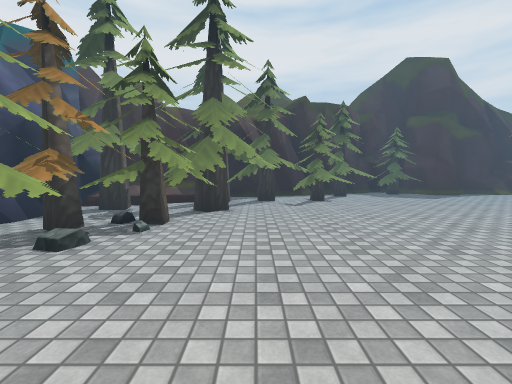
view 1 (above)

20 first-person views from a walk through a Unity game level. The camera is 1.3 m above the floor, tilts 4° down and sees 90° across. The floor is counted in squares, 2 m on a side. Each view is taken from the middle of a square. On the plan, view 1 faces up. The plan holds only what a view shows up to about 9 squares ahead; the rest is blank. The place goes on beyond the plan. Some surface patterns are stand-ins.

view 2
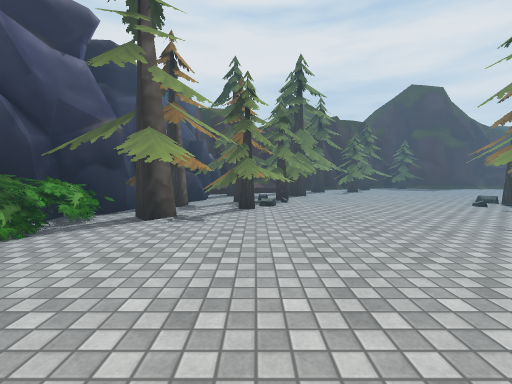

view 3
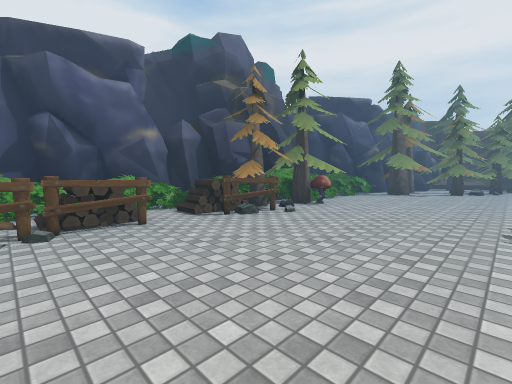

view 4
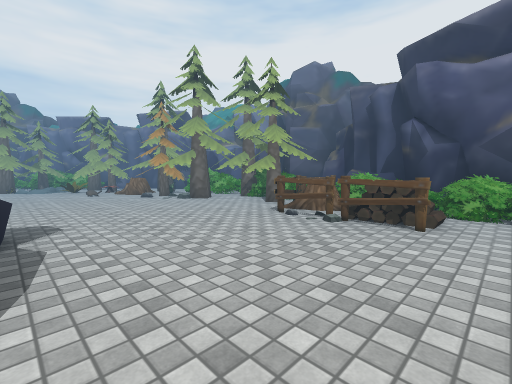

view 5
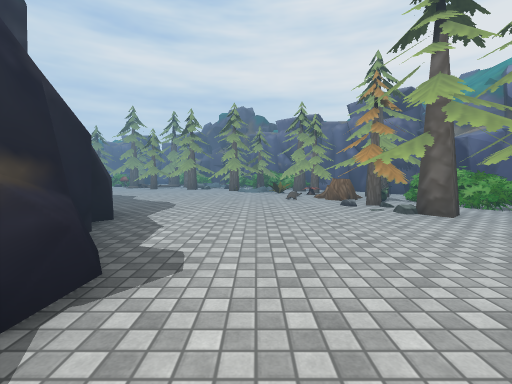

view 6
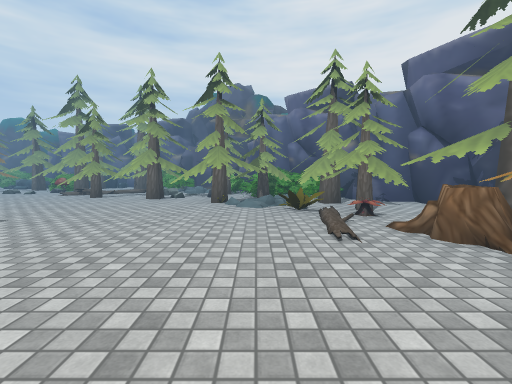

view 7
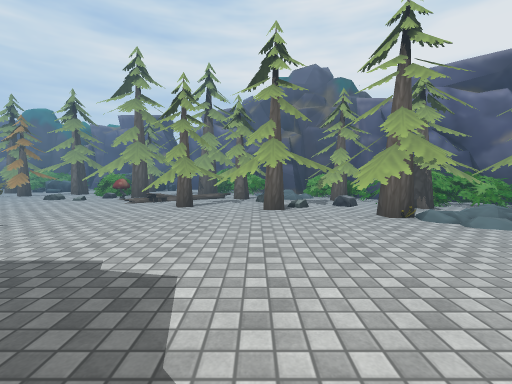

view 8
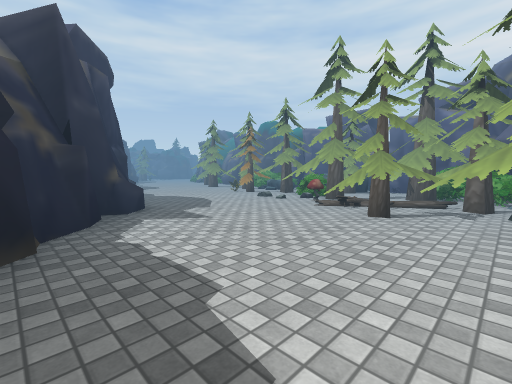

view 9
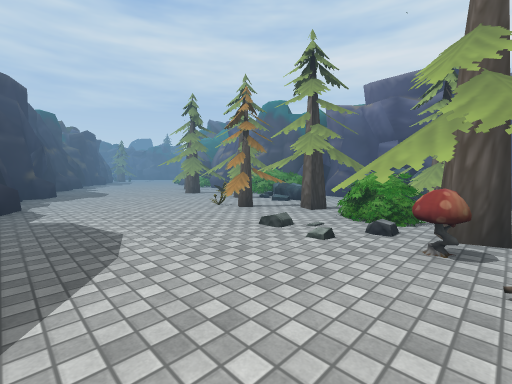

view 10
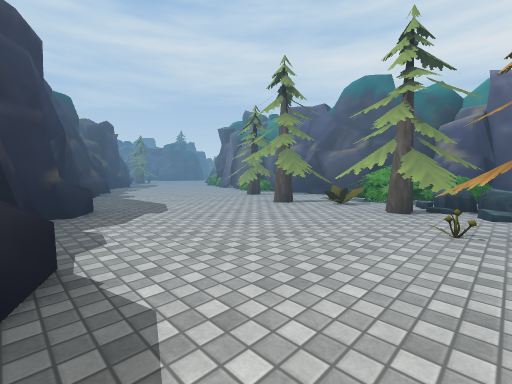

view 11
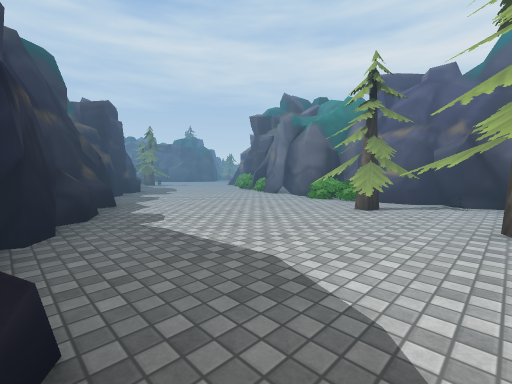

view 12
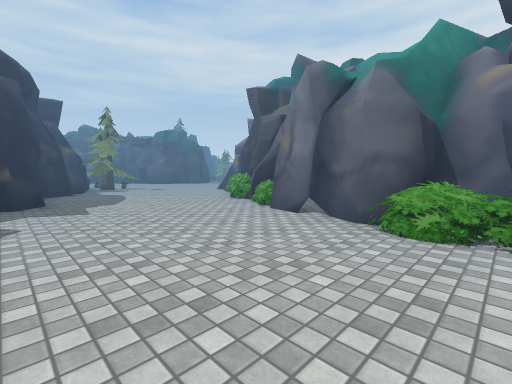

view 13
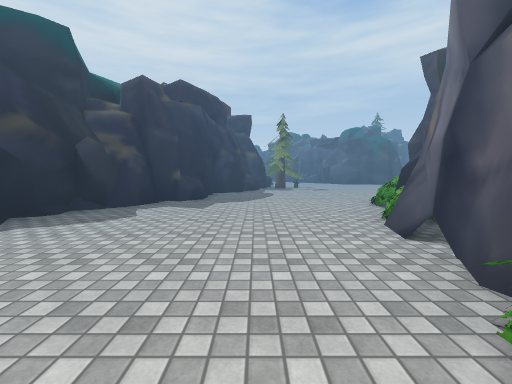

view 14
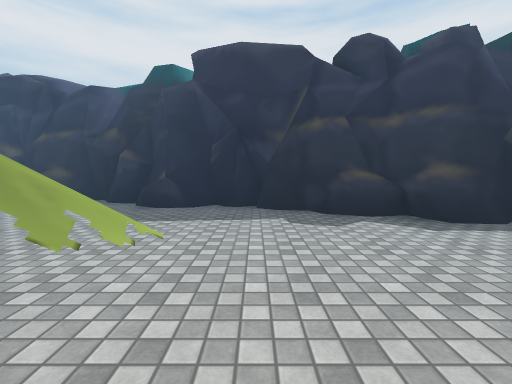

view 15
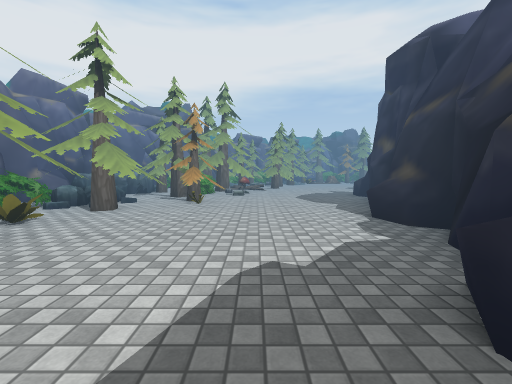

view 16
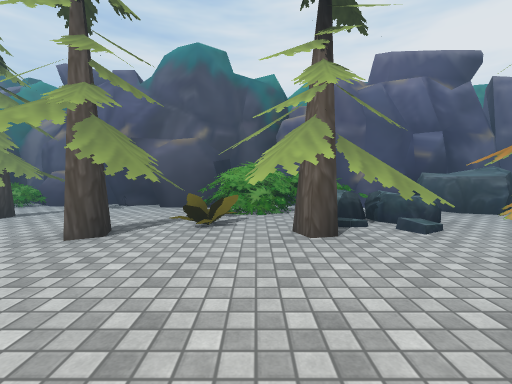

view 17
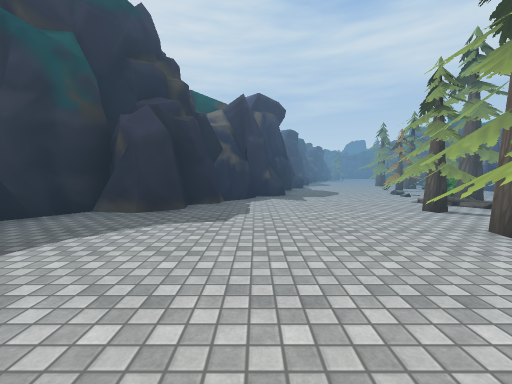

view 18
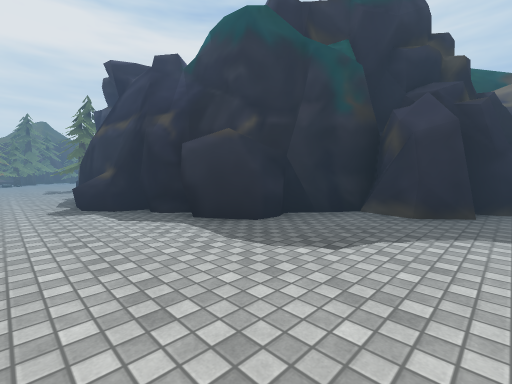

view 19
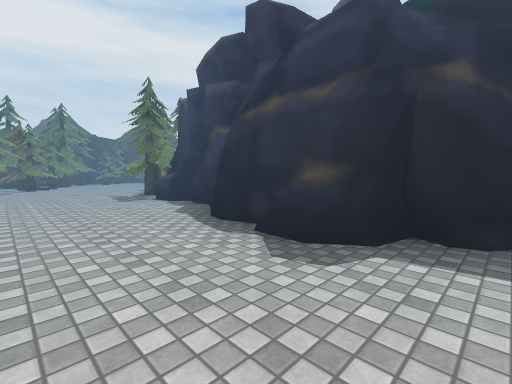

view 20
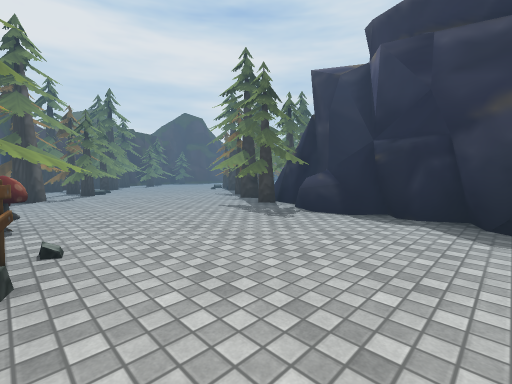

### Floor plan
Key: @ floor where view 1 was taken; # wall or solid block; x gap in a wall; . floor; / step, stairs or slope; = window, fence, low wall or low ledge; ^ raised ledge.
Columns run from 8 left of view 1 to 24 right of it. Each row starts with its distance up from view 1.
  9                ##
  8           #######
  7          ###....
  6         ###....
  5        #  .....
  4       ## ....^
  3      ###...#
  2     ###... #
  1    ##.#..^
  0   ##.#..@^
 -1    ^......#
 -2    ^.... ##
 -3    ##...##
 -4   ###...#
 -5   ##^...#
 -6   #.....#
 -7   #=....#
 -8   #=....#
 -9   ##...##
-10   ##....#
-11    #....##
-12    # ....##
-13 ## ##.....##
-14  #  #......##
-15  ## #/......##
-16  ####/.......###
-17   ####//.......######
-18   .#######........#.####
-19    #########.........#.###
-20     #########^...........^###
-21       ########..#...........###
-22       ########x###^^..........###
-23          #####^ #####^#.........#
-24          ## ##^^^^^^#^#..........
-25            ######^^####=##.......
-26             ##.. ##   .#/###.....

Positions as (right, up) in squares from view 1, and headings:
1: (0, 0), facing up
2: (-2, -3), facing up
3: (-1, -8), facing up-left
4: (-1, -6), facing down-left
5: (-2, -8), facing down
6: (-2, -12), facing down
7: (1, -14), facing down
8: (1, -15), facing down-right
9: (4, -18), facing down-right
10: (8, -18), facing down-right
11: (12, -19), facing down-right
12: (15, -22), facing down-right
13: (15, -24), facing right
14: (15, -24), facing up
15: (14, -20), facing left
16: (10, -20), facing down
17: (-2, -16), facing right
18: (-2, -15), facing up-right
19: (-3, -11), facing up-right
20: (-4, -7), facing up-right
